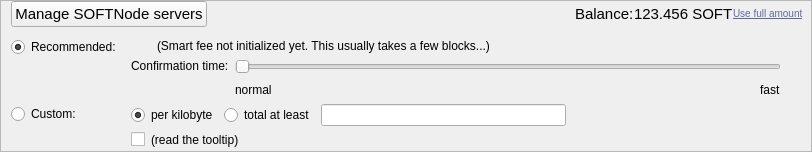
    <widget class="QFrame" name="frameFee">
     <property name="sizePolicy">
      <sizepolicy hsizetype="Expanding" vsizetype="Maximum">
       <horstretch>0</horstretch>
       <verstretch>0</verstretch>
      </sizepolicy>
     </property>
     <property name="maximumSize">
      <size>
       <width>16777215</width>
       <height>40</height>
      </size>
     </property>
     <property name="frameShape">
      <enum>QFrame::StyledPanel</enum>
     </property>
     <property name="frameShadow">
      <enum>QFrame::Sunken</enum>
     </property>
     <layout class="QVBoxLayout" name="verticalLayoutFee1">
      <property name="spacing">
       <number>0</number>
      </property>
      <property name="leftMargin">
       <number>0</number>
      </property>
      <property name="topMargin">
       <number>0</number>
      </property>
      <property name="rightMargin">
       <number>0</number>
      </property>
      <property name="bottomMargin">
       <number>0</number>
      </property>
      <item>
       <layout class="QVBoxLayout" name="verticalLayoutFee2" stretch="0,0,0">
        <property name="spacing">
         <number>0</number>
        </property>
        <property name="leftMargin">
         <number>10</number>
        </property>
        <property name="topMargin">
         <number>0</number>
        </property>
        <item>
         <layout class="QHBoxLayout" name="horizontalLayoutFee1">
          <property name="rightMargin">
           <number>7</number>
          </property>
          <property name="bottomMargin">
           <number>0</number>
          </property>
          <item>
           <widget class="QPushButton" name="noNavtechButton">
            <property name="font">
             <font>
              <pointsize>11</pointsize>
             </font>
            </property>
            <property name="text">
             <string>Manage SOFTNode servers</string>
            </property>
           </widget>
          </item>
          <item>
           <spacer name="horizontalSpacer_4">
            <property name="orientation">
             <enum>Qt::Horizontal</enum>
            </property>
            <property name="sizeHint" stdset="0">
             <size>
              <width>40</width>
              <height>20</height>
             </size>
            </property>
           </spacer>
          </item>
          <item>
           <widget class="QLabel" name="label">
            <property name="sizePolicy">
             <sizepolicy hsizetype="Preferred" vsizetype="Fixed">
              <horstretch>0</horstretch>
              <verstretch>0</verstretch>
             </sizepolicy>
            </property>
            <property name="font">
             <font>
              <pointsize>11</pointsize>
             </font>
            </property>
            <property name="text">
             <string>Balance:</string>
            </property>
           </widget>
          </item>
          <item>
           <widget class="QLabel" name="labelBalance">
            <property name="sizePolicy">
             <sizepolicy hsizetype="Preferred" vsizetype="Fixed">
              <horstretch>0</horstretch>
              <verstretch>0</verstretch>
             </sizepolicy>
            </property>
            <property name="font">
             <font>
              <pointsize>11</pointsize>
             </font>
            </property>
            <property name="cursor">
             <cursorShape>IBeamCursor</cursorShape>
            </property>
            <property name="text">
             <string notr="true">123.456 SOFT</string>
            </property>
            <property name="textInteractionFlags">
             <set>Qt::LinksAccessibleByMouse|Qt::TextSelectableByKeyboard|Qt::TextSelectableByMouse</set>
            </property>
           </widget>
          </item>
          <item>
           <widget class="QPushButton" name="fullAmountBtn">
            <property name="cursor">
             <cursorShape>PointingHandCursor</cursorShape>
            </property>
            <property name="styleSheet">
             <string notr="true">border:0;background-color:none;text-align:left;margin: 0px; text-transform: none; color: #616998; font-size: 10px; font-weight: none; text-decoration:underline; </string>
            </property>
            <property name="text">
             <string>Use full amount</string>
            </property>
           </widget>
          </item>
          <item>
           <layout class="QVBoxLayout" name="verticalLayoutFee7">
            <property name="spacing">
             <number>0</number>
            </property>
            <item>
             <spacer name="verticalSpacerSmartFee">
              <property name="orientation">
               <enum>Qt::Vertical</enum>
              </property>
              <property name="sizeType">
               <enum>QSizePolicy::Fixed</enum>
              </property>
              <property name="sizeHint" stdset="0">
               <size>
                <width>1</width>
                <height>4</height>
               </size>
              </property>
             </spacer>
            </item>
            <item>
             <spacer name="verticalSpacer_5">
              <property name="orientation">
               <enum>Qt::Vertical</enum>
              </property>
              <property name="sizeHint" stdset="0">
               <size>
                <width>1</width>
                <height>1</height>
               </size>
              </property>
             </spacer>
            </item>
           </layout>
          </item>
         </layout>
        </item>
        <item>
         <widget class="QFrame" name="frameFeeSelection">
          <layout class="QVBoxLayout" name="verticalLayoutFee12">
           <property name="spacing">
            <number>0</number>
           </property>
           <property name="leftMargin">
            <number>0</number>
           </property>
           <property name="topMargin">
            <number>0</number>
           </property>
           <property name="rightMargin">
            <number>0</number>
           </property>
           <property name="bottomMargin">
            <number>0</number>
           </property>
           <item>
            <layout class="QGridLayout" name="gridLayoutFee">
             <property name="topMargin">
              <number>10</number>
             </property>
             <property name="bottomMargin">
              <number>4</number>
             </property>
             <property name="horizontalSpacing">
              <number>10</number>
             </property>
             <property name="verticalSpacing">
              <number>4</number>
             </property>
             <item row="0" column="0">
              <layout class="QVBoxLayout" name="verticalLayoutFee4" stretch="0,1">
               <item>
                <widget class="QRadioButton" name="radioSmartFee">
                 <property name="text">
                  <string>Recommended:</string>
                 </property>
                 <property name="checked">
                  <bool>true</bool>
                 </property>
                 <attribute name="buttonGroup">
                  <string notr="true">groupFee</string>
                 </attribute>
                </widget>
               </item>
               <item>
                <spacer name="verticalSpacer_2">
                 <property name="orientation">
                  <enum>Qt::Vertical</enum>
                 </property>
                 <property name="sizeHint" stdset="0">
                  <size>
                   <width>1</width>
                   <height>1</height>
                  </size>
                 </property>
                </spacer>
               </item>
              </layout>
             </item>
             <item row="1" column="1">
              <layout class="QVBoxLayout" name="verticalLayoutFee8">
               <property name="spacing">
                <number>6</number>
               </property>
               <item>
                <layout class="QHBoxLayout" name="horizontalLayoutFee13">
                 <item>
                  <widget class="QRadioButton" name="radioCustomPerKilobyte">
                   <property name="toolTip">
                    <string>If the custom fee is set to 1000 satoshis and the transaction is only 250 bytes, then &quot;per kilobyte&quot; only pays 250 satoshis in fee, while &quot;total at least&quot; pays 1000 satoshis. For transactions bigger than a kilobyte both pay by kilobyte.</string>
                   </property>
                   <property name="text">
                    <string>per kilobyte</string>
                   </property>
                   <property name="checked">
                    <bool>true</bool>
                   </property>
                   <attribute name="buttonGroup">
                    <string notr="true">groupCustomFee</string>
                   </attribute>
                  </widget>
                 </item>
                 <item>
                  <widget class="QRadioButton" name="radioCustomAtLeast">
                   <property name="toolTip">
                    <string>If the custom fee is set to 1000 satoshis and the transaction is only 250 bytes, then &quot;per kilobyte&quot; only pays 250 satoshis in fee, while &quot;total at least&quot; pays 1000 satoshis. For transactions bigger than a kilobyte both pay by kilobyte.</string>
                   </property>
                   <property name="text">
                    <string>total at least</string>
                   </property>
                   <attribute name="buttonGroup">
                    <string notr="true">groupCustomFee</string>
                   </attribute>
                  </widget>
                 </item>
                 <item>
                  <widget class="SoftCoinAmountField" name="customFee"/>
                 </item>
                 <item>
                  <spacer name="horizontalSpacer_6">
                   <property name="orientation">
                    <enum>Qt::Horizontal</enum>
                   </property>
                   <property name="sizeHint" stdset="0">
                    <size>
                     <width>1</width>
                     <height>1</height>
                    </size>
                   </property>
                  </spacer>
                 </item>
                </layout>
               </item>
               <item>
                <layout class="QHBoxLayout" name="horizontalLayoutFee8">
                 <item>
                  <widget class="QCheckBox" name="checkBoxMinimumFee">
                   <property name="toolTip">
                    <string>Paying only the minimum fee is just fine as long as there is less transaction volume than space in the blocks. But be aware that this can end up in a never confirming transaction once there is more demand for softcoin transactions than the network can process.</string>
                   </property>
                   <property name="text">
                    <string/>
                   </property>
                  </widget>
                 </item>
                 <item>
                  <widget class="QLabel" name="labelMinFeeWarning">
                   <property name="enabled">
                    <bool>true</bool>
                   </property>
                   <property name="toolTip">
                    <string>Paying only the minimum fee is just fine as long as there is less transaction volume than space in the blocks. But be aware that this can end up in a never confirming transaction once there is more demand for softcoin transactions than the network can process.</string>
                   </property>
                   <property name="text">
                    <string>(read the tooltip)</string>
                   </property>
                   <property name="margin">
                    <number>5</number>
                   </property>
                  </widget>
                 </item>
                 <item>
                  <spacer name="horizontalSpacer_2">
                   <property name="orientation">
                    <enum>Qt::Horizontal</enum>
                   </property>
                   <property name="sizeHint" stdset="0">
                    <size>
                     <width>1</width>
                     <height>1</height>
                    </size>
                   </property>
                  </spacer>
                 </item>
                </layout>
               </item>
              </layout>
             </item>
             <item row="0" column="1">
              <layout class="QVBoxLayout" name="verticalLayoutFee3" stretch="0,0,1">
               <property name="spacing">
                <number>6</number>
               </property>
               <property name="topMargin">
                <number>2</number>
               </property>
               <item>
                <layout class="QHBoxLayout" name="horizontalLayoutFee12">
                 <item>
                  <widget class="QLabel" name="labelSmartFee">
                   <property name="text">
                    <string/>
                   </property>
                   <property name="margin">
                    <number>2</number>
                   </property>
                  </widget>
                 </item>
                 <item>
                  <widget class="QLabel" name="labelFeeEstimation">
                   <property name="text">
                    <string/>
                   </property>
                  </widget>
                 </item>
                 <item>
                  <widget class="QLabel" name="labelSmartFee2">
                   <property name="text">
                    <string>(Smart fee not initialized yet. This usually takes a few blocks...)</string>
                   </property>
                   <property name="margin">
                    <number>2</number>
                   </property>
                  </widget>
                 </item>
                 <item>
                  <spacer name="horizontalSpacer_5">
                   <property name="orientation">
                    <enum>Qt::Horizontal</enum>
                   </property>
                   <property name="sizeHint" stdset="0">
                    <size>
                     <width>1</width>
                     <height>1</height>
                    </size>
                   </property>
                  </spacer>
                 </item>
                </layout>
               </item>
               <item>
                <layout class="QHBoxLayout" name="horizontalLayoutFee9">
                 <item>
                  <layout class="QVBoxLayout" name="verticalLayoutFee6">
                   <item>
                    <widget class="QLabel" name="labelSmartFee3">
                     <property name="text">
                      <string>Confirmation time:</string>
                     </property>
                     <property name="margin">
                      <number>2</number>
                     </property>
                    </widget>
                   </item>
                   <item>
                    <spacer name="verticalSpacer_3">
                     <property name="orientation">
                      <enum>Qt::Vertical</enum>
                     </property>
                     <property name="sizeHint" stdset="0">
                      <size>
                       <width>1</width>
                       <height>1</height>
                      </size>
                     </property>
                    </spacer>
                   </item>
                  </layout>
                 </item>
                 <item>
                  <layout class="QVBoxLayout" name="verticalLayoutFee5">
                   <property name="rightMargin">
                    <number>30</number>
                   </property>
                   <item>
                    <widget class="QSlider" name="sliderSmartFee">
                     <property name="minimum">
                      <number>0</number>
                     </property>
                     <property name="maximum">
                      <number>24</number>
                     </property>
                     <property name="pageStep">
                      <number>1</number>
                     </property>
                     <property name="value">
                      <number>0</number>
                     </property>
                     <property name="orientation">
                      <enum>Qt::Horizontal</enum>
                     </property>
                     <property name="invertedAppearance">
                      <bool>false</bool>
                     </property>
                     <property name="invertedControls">
                      <bool>false</bool>
                     </property>
                     <property name="tickPosition">
                      <enum>QSlider::NoTicks</enum>
                     </property>
                    </widget>
                   </item>
                   <item>
                    <layout class="QHBoxLayout" name="horizontalLayoutFee10">
                     <item>
                      <widget class="QLabel" name="labelSmartFeeNormal">
                       <property name="text">
                        <string>normal</string>
                       </property>
                      </widget>
                     </item>
                     <item>
                      <spacer name="horizontalSpacer_3">
                       <property name="orientation">
                        <enum>Qt::Horizontal</enum>
                       </property>
                       <property name="sizeHint" stdset="0">
                        <size>
                         <width>40</width>
                         <height>20</height>
                        </size>
                       </property>
                      </spacer>
                     </item>
                     <item>
                      <widget class="QLabel" name="labelSmartFeeFast">
                       <property name="text">
                        <string>fast</string>
                       </property>
                      </widget>
                     </item>
                    </layout>
                   </item>
                  </layout>
                 </item>
                </layout>
               </item>
               <item>
                <spacer name="verticalSpacer_4">
                 <property name="orientation">
                  <enum>Qt::Vertical</enum>
                 </property>
                 <property name="sizeHint" stdset="0">
                  <size>
                   <width>1</width>
                   <height>1</height>
                  </size>
                 </property>
                </spacer>
               </item>
              </layout>
             </item>
             <item row="1" column="0">
              <layout class="QVBoxLayout" name="verticalLayoutFee9" stretch="0,1">
               <item>
                <widget class="QRadioButton" name="radioCustomFee">
                 <property name="text">
                  <string>Custom:</string>
                 </property>
                 <attribute name="buttonGroup">
                  <string notr="true">groupFee</string>
                 </attribute>
                </widget>
               </item>
               <item>
                <spacer name="verticalSpacer_6">
                 <property name="orientation">
                  <enum>Qt::Vertical</enum>
                 </property>
                 <property name="sizeHint" stdset="0">
                  <size>
                   <width>1</width>
                   <height>1</height>
                  </size>
                 </property>
                </spacer>
               </item>
              </layout>
             </item>
            </layout>
           </item>
          </layout>
         </widget>
        </item>
        <item>
         <spacer name="verticalSpacerFee">
          <property name="orientation">
           <enum>Qt::Vertical</enum>
          </property>
          <property name="sizeHint" stdset="0">
           <size>
            <width>800</width>
            <height>1</height>
           </size>
          </property>
         </spacer>
        </item>
       </layout>
      </item>
     </layout>
    </widget>
